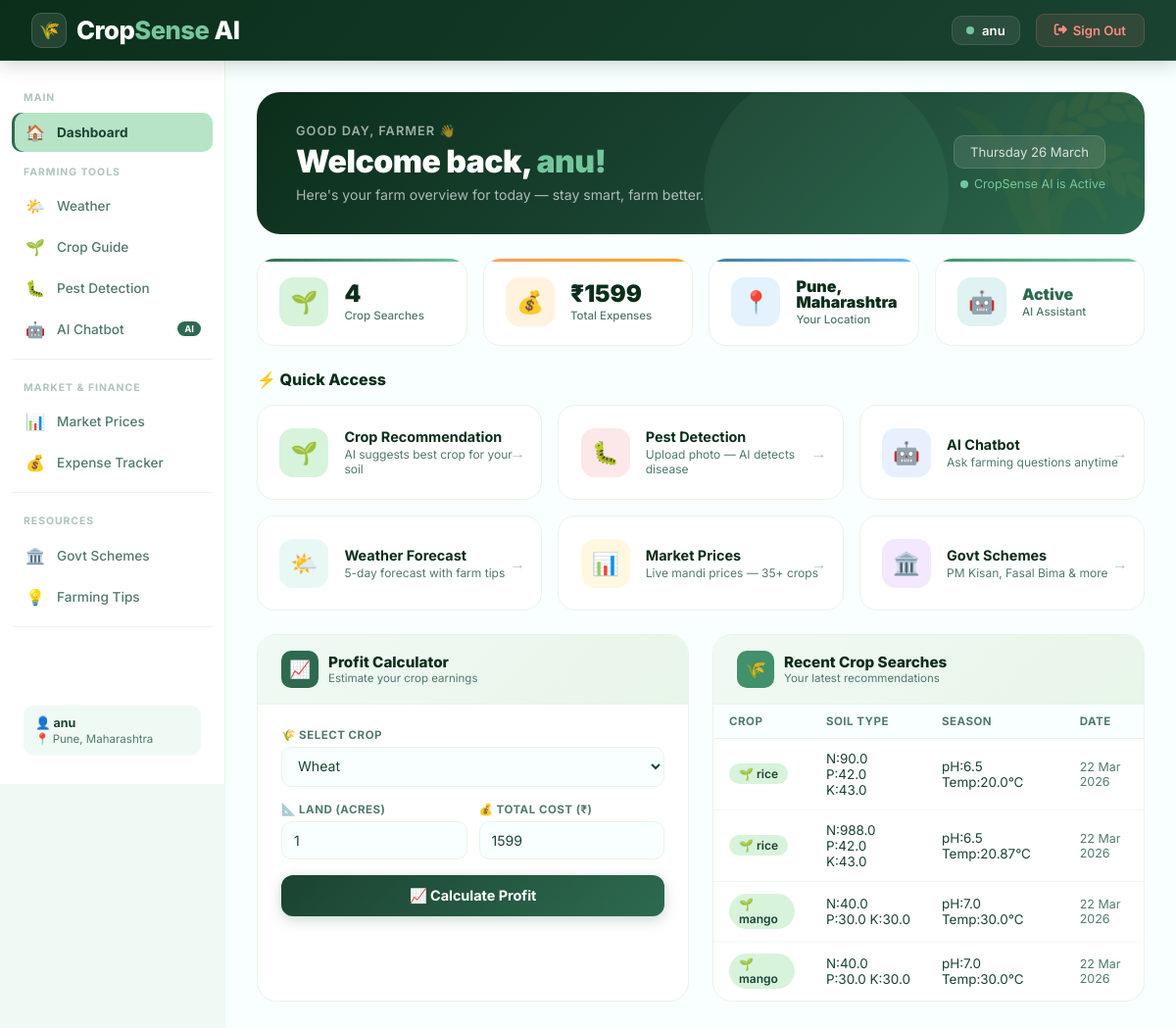
Page /dashboard (signed in) on the committed database.
### database.py (models this page shows)
class User(UserMixin, db.Model):
    id = db.Column(db.Integer, primary_key=True)
    name = db.Column(db.String(100), nullable=False)
    email = db.Column(db.String(120), unique=True, nullable=False)
    password = db.Column(db.String(200), nullable=False)
    phone = db.Column(db.String(15))
    location = db.Column(db.String(100))
    language = db.Column(db.String(10), default='en')
    created_at = db.Column(db.DateTime, default=datetime.utcnow)

class CropHistory(db.Model):
    id = db.Column(db.Integer, primary_key=True)
    user_id = db.Column(db.Integer, db.ForeignKey('user.id'))
    crop_name = db.Column(db.String(100))
    soil_type = db.Column(db.String(50))
    season = db.Column(db.String(50))
    recommendation = db.Column(db.Text)
    created_at = db.Column(db.DateTime, default=datetime.utcnow)

### app.py (the view)
@app.route('/dashboard')
@login_required
def dashboard():
    expenses      = ExpenseRecord.query.filter_by(user_id=current_user.id).all()
    crops         = CropHistory.query.filter_by(user_id=current_user.id).order_by(
                        CropHistory.created_at.desc()).limit(5).all()
    total_expense = sum(e.amount for e in expenses)
    return render_template('dashboard.html', user=current_user,
                           expenses=expenses, crops=crops,
                           total_expense=total_expense)

### app.py (called while the page is built)
@login_manager.user_loader
def load_user(user_id):
    return User.query.get(int(user_id))

### templates/dashboard.html (shortened to what this page needs)
{% extends "base.html" %}
{% block content %}
<div class="dash">
  <div class="welcome-hero">
    <div class="welcome-left">
      <div class="welcome-greeting">Good day, farmer 👋</div>
      <div class="welcome-name">
        Welcome back, <span>{{ user.name.split()[0] }}!</span>
      </div>
      <div class="welcome-sub">
        Here's your farm overview for today — stay smart, farm better.
      </div>
    </div>
    <div class="welcome-right">
      <div class="welcome-date" id="currentDate">--</div>
      <div class="welcome-status">
        <div class="status-dot"></div>
        CropSense AI is Active
      </div>
    </div>
  </div>
  <div class="stats-row">
    <div class="stat-box green">
      <div class="stat-box-icon">🌱</div>
      <div>
        <div class="stat-box-val">{{ crops|length }}</div>
        <div class="stat-box-lbl">Crop Searches</div>
      </div>
    </div>
    <div class="stat-box orange">
      <div class="stat-box-icon">💰</div>
      <div>
        <div class="stat-box-val">₹{{ "%.0f"|format(total_expense) }}</div>
        <div class="stat-box-lbl">Total Expenses</div>
      </div>
    </div>
    <div class="stat-box blue">
      <div class="stat-box-icon">📍</div>
      <div>
        <div class="stat-box-val" style="font-size:1rem;">
          {{ user.location or 'Not Set' }}
        </div>
        <div class="stat-box-lbl">Your Location</div>
      </div>
    </div>
    <div class="stat-box teal">
      <div class="stat-box-icon">🤖</div>
      <div>
        <div class="stat-box-val" style="font-size:1rem;color:#2d6a4f;">Active</div>
        <div class="stat-box-lbl">AI Assistant</div>
      </div>
    </div>
  </div>
  <div class="section-head">
    <div class="section-title">⚡ Quick Access</div>
  </div>
  <div class="quick-grid">
    <a href="{{ url_for('crop') }}" class="quick-card">
      <div class="quick-icon" style="background:#d8f3dc;">🌱</div>
      <div>
        <div class="quick-title">Crop Recommendation</div>
        <div class="quick-desc">AI suggests best crop for your soil</div>
      </div>
    </a>
    <a href="{{ url_for('pest') }}" class="quick-card">
      <div class="quick-icon" style="background:#fce8e8;">🐛</div>
      <div>
        <div class="quick-title">Pest Detection</div>
        <div class="quick-desc">Upload photo — AI detects disease</div>
      </div>
    </a>
    <a href="{{ url_for('chatbot') }}" class="quick-card">
      <div class="quick-icon" style="background:#e8f0fe;">🤖</div>
      <div>
        <div class="quick-title">AI Chatbot</div>
        <div class="quick-desc">Ask farming questions anytime</div>
      </div>
    </a>
    <a href="{{ url_for('weather') }}" class="quick-card">
      <div class="quick-icon" style="background:#e8f8f5;">🌤️</div>
      <div>
        <div class="quick-title">Weather Forecast</div>
        <div class="quick-desc">5-day forecast with farm tips</div>
      </div>
    </a>
    <a href="{{ url_for('market') }}" class="quick-card">
      <div class="quick-icon" style="background:#fff8e1;">📊</div>
      <div>
        <div class="quick-title">Market Prices</div>
        <div class="quick-desc">Live mandi prices — 35+ crops</div>
      </div>
    </a>
    <a href="{{ url_for('schemes') }}" class="quick-card">
      <div class="quick-icon" style="background:#f3e8ff;">🏛️</div>
      <div>
        <div class="quick-title">Govt Schemes</div>
        <div class="quick-desc">PM Kisan, Fasal Bima & more</div>
      </div>
    </a>
  </div>
  <div class="bottom-grid">
    <div class="profit-card">
      <div class="profit-header">
        <div class="profit-header-icon">📈</div>
        <div>
          <div class="profit-header-title">Profit Calculator</div>
          <div class="profit-header-sub">Estimate your crop earnings</div>
        </div>
      </div>
      <div class="profit-body">
        <div class="profit-field">
          <label class="profit-label">🌾 Select Crop</label>
          <select id="profitCrop" class="profit-input">
            <option value="wheat">Wheat</option>
          </select>
        </div>
        <div style="display:grid;grid-template-columns:1fr 1fr;gap:0.75rem;">
          <div class="profit-field">
            <label class="profit-label">📐 Land (Acres)</label>
            <input type="number" id="profitAcres" class="profit-input"
                   placeholder="e.g. 2" value="1" min="0.1" step="0.1"/>
          </div>
          <div class="profit-field">
            <label class="profit-label">💰 Total Cost (₹)</label>
            <input type="number" id="profitExpense" class="profit-input"
                   placeholder="e.g. 15000"
                   value="{{ total_expense|int }}"/>
          </div>
        </div>
        <button class="profit-btn" onclick="calculateProfit()">
          📈 Calculate Profit
        </button>
      </div>
    </div>
    <div class="table-card">
      <div class="table-header">
        <div class="table-header-icon">🌾</div>
        <div>
          <div style="font-size:0.95rem;font-weight:800;color:#0a2e1a;">Recent Crop Searches</div>
          <div style="font-size:0.72rem;color:#52796f;">Your latest recommendations</div>
        </div>
      </div>
      {% if crops %}
      <div style="overflow-x:auto;">
        <table class="dt">
          <thead>
            <tr>
              <th>Crop</th>
              <th>Soil Type</th>
              <th>Season</th>
              <th>Date</th>
            </tr>
          </thead>
          <tbody>
            {% for c in crops %}
            <tr>
              <td><span class="crop-badge">🌱 {{ c.crop_name }}</span></td>
              <td>{{ c.soil_type }}</td>
              <td>{{ c.season }}</td>
              <td style="color:#52796f;font-size:0.78rem;">
                {{ c.created_at.strftime('%d %b %Y') }}
              </td>
            </tr>
            {% endfor %}
          </tbody>
        </table>
      </div>
      {% endif %}
    </div>
  </div>
</div>
{% endblock %}

### templates/base.html (shortened to what this page needs)
<!DOCTYPE html>
<html lang="en">
<head>
  <link rel="stylesheet" href="{{ url_for('static', filename='css/style.css') }}"/>
  <link rel="stylesheet" href="https://cdnjs.cloudflare.com/ajax/libs/font-awesome/6.4.0/css/all.min.css"/>
</head>
<body>
<nav class="navbar">
  <a href="{{ url_for('index') }}" class="navbar-brand">
    <div class="brand-icon">🌾</div>
    <span><span class="brand-crop">Crop</span><span class="brand-sense">Sense</span> AI</span>
  </a>
  <div class="navbar-menu">
    {% if current_user.is_authenticated %}
      <div class="nav-user">
        <div class="nav-user-dot"></div>
        {{ current_user.name }}
      </div>
      <a href="{{ url_for('logout') }}" class="nav-btn nav-btn-logout">
        <i class="fa fa-sign-out-alt"></i> Sign Out
      </a>
    {% else %}
      <a href="{{ url_for('login') }}"    class="nav-btn nav-btn-ghost">Sign In</a>
      <a href="{{ url_for('register') }}" class="nav-btn"
         style="background:#2d6a4f;color:white;border:1px solid #40916c;">
        Get Started →
      </a>
    {% endif %}
  </div>
</nav>
{% if current_user.is_authenticated %}
<div class="layout">
  <aside class="sidebar">
    <div class="sidebar-section">Main</div>
    <a href="{{ url_for('dashboard') }}"
       class="sidebar-item {% if request.endpoint=='dashboard' %}active{% endif %}">
      <span class="icon">🏠</span> Dashboard
    </a>
    <div class="sidebar-section">Farming Tools</div>
    <a href="{{ url_for('weather') }}"
       class="sidebar-item {% if request.endpoint=='weather' %}active{% endif %}">
      <span class="icon">🌤️</span> Weather
    </a>
    <a href="{{ url_for('crop') }}"
       class="sidebar-item {% if request.endpoint=='crop' %}active{% endif %}">
      <span class="icon">🌱</span> Crop Guide
    </a>
    <a href="{{ url_for('pest') }}"
       class="sidebar-item {% if request.endpoint=='pest' %}active{% endif %}">
      <span class="icon">🐛</span> Pest Detection
    </a>
    <a href="{{ url_for('chatbot') }}"
       class="sidebar-item {% if request.endpoint=='chatbot' %}active{% endif %}">
      <span class="icon">🤖</span> AI Chatbot
      <span class="badge-new">AI</span>
    </a>
    <div class="sidebar-divider"></div>
    <div class="sidebar-section">Market & Finance</div>
    <a href="{{ url_for('market') }}"
       class="sidebar-item {% if request.endpoint=='market' %}active{% endif %}">
      <span class="icon">📊</span> Market Prices
    </a>
    <a href="{{ url_for('expense') }}"
       class="sidebar-item {% if request.endpoint=='expense' %}active{% endif %}">
      <span class="icon">💰</span> Expense Tracker
    </a>
    <div class="sidebar-divider"></div>
    <div class="sidebar-section">Resources</div>
    <a href="{{ url_for('schemes') }}"
       class="sidebar-item {% if request.endpoint=='schemes' %}active{% endif %}">
      <span class="icon">🏛️</span> Govt Schemes
    </a>
    <a href="{{ url_for('tips') }}"
       class="sidebar-item {% if request.endpoint=='tips' %}active{% endif %}">
      <span class="icon">💡</span> Farming Tips
    </a>
    <div class="sidebar-divider"></div>
    <div style="padding:10px 12px;margin-top:auto;">
      <div style="background:#f0faf4;border-radius:10px;padding:10px 12px;">
        <div style="font-size:0.78rem;font-weight:700;color:#1b4332;">
          👤 {{ current_user.name }}
        </div>
        <div style="font-size:0.72rem;color:#52796f;margin-top:2px;">
          📍 {{ current_user.location or 'Location not set' }}
        </div>
      </div>
    </div>
  </aside>
  <main class="main-content fade-in">
    {% block content %}{% endblock %}
  </main>
</div>
{% else %}
<main>{% block content_noauth %}{% endblock %}</main>
{% endif %}
</body>
</html>

### static/css/style.css (style rules this page uses)
:root { --primary: #2d6a4f; --primary-light: #40916c; --primary-dark: #1b4332; --accent: #74c69d; --accent-light: #b7e4c7; --bg: #f0faf4; --white: #ffffff; --text: #1b4332; --text-light: #52796f; --danger: #e63946; --warning: #f4a261; --info: #457b9d; --shadow: 0 4px 20px rgba(45,106,79,0.12); --radius: 16px; --radius-sm: 8px; }
* { margin: 0; padding: 0; box-sizing: border-box; }
body { font-family: 'Poppins', sans-serif; background: var(--bg); color: var(--text); min-height: 100vh; }
.navbar { background: var(--primary); padding: 0 2rem; height: 64px; display: flex; align-items: center; justify-content: space-between; position: sticky; top: 0; z-index: 999; box-shadow: 0 2px 12px rgba(0,0,0,0.15); }
.navbar-brand { color: white; font-size: 1.4rem; font-weight: 700; text-decoration: none; display: flex; align-items: center; gap: 10px; }
.navbar-brand span { font-size: 1.6rem; }
.navbar-menu { display: flex; align-items: center; gap: 0.5rem; }
.layout { display: flex; min-height: calc(100vh - 64px); }
.sidebar { width: 240px; background: var(--white); border-right: 1px solid var(--accent-light); padding: 1.5rem 1rem; display: flex; flex-direction: column; gap: 0.3rem; position: sticky; top: 64px; height: calc(100vh - 64px); overflow-y: auto; }
.sidebar-item { display: flex; align-items: center; gap: 12px; padding: 12px 16px; border-radius: var(--radius-sm); text-decoration: none; color: var(--text-light); font-size: 0.9rem; font-weight: 500; transition: all 0.2s; }
.sidebar-item:hover, .sidebar-item.active { background: var(--accent-light); color: var(--primary-dark); }
.sidebar-item .icon { font-size: 1.2rem; }
.main-content { flex: 1; padding: 2rem; overflow-y: auto; }
.fade-in { animation: fadeIn 0.4s ease; }
.main-content { animation: fadeIn 0.35s ease; }
.sidebar-item.active { background: var(--accent-light) !important; color: var(--primary-dark) !important; box-shadow: inset 3px 0 0 var(--primary); }
.navbar { box-shadow: 0 2px 20px rgba(27,67,50,0.25) !important; }

### rows in the picture
User: name "anu", location "Pune, Maharashtra"
CropHistory: crop_name "rice", soil_type "N:90.0 P:42.0 K:43.0", season "pH:6.5 Temp:20.0°C", created_at "22 Mar 2026"
CropHistory: crop_name "rice", soil_type "N:988.0 P:42.0 K:43.0", season "pH:6.5 Temp:20.87°C", created_at "22 Mar 2026"
CropHistory: crop_name "mango", soil_type "N:40.0 P:30.0 K:30.0", season "pH:7.0 Temp:30.0°C", created_at "22 Mar 2026"
CropHistory: crop_name "mango", soil_type "N:40.0 P:30.0 K:30.0", season "pH:7.0 Temp:30.0°C", created_at "22 Mar 2026"

### other values in the picture
{{ crops|length }} "4"
{{ "%.0f"|format(total_expense) }} "1599"
